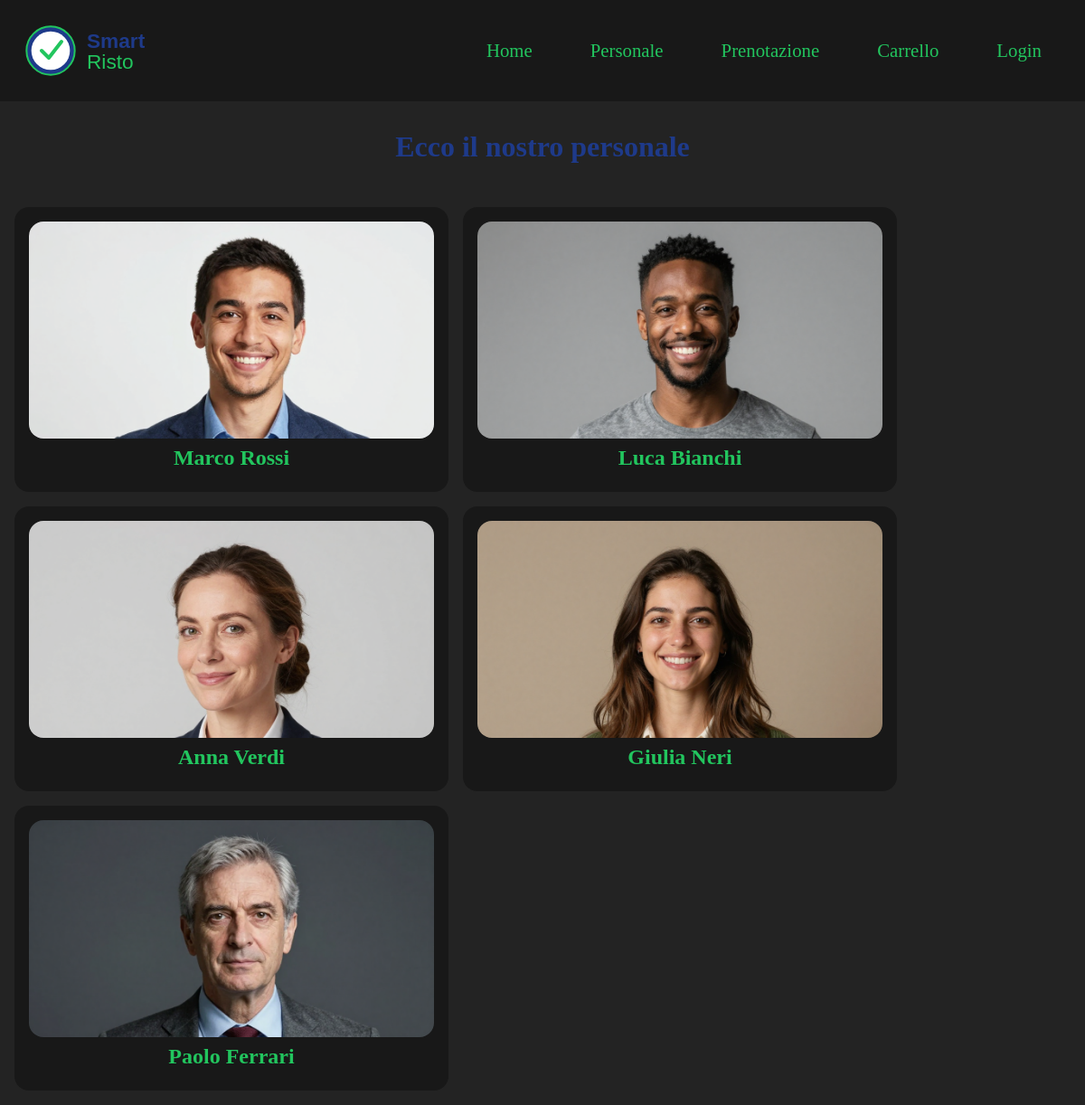
Page /sito/personale.php on the committed database.
### tables this page shows
CREATE TABLE Personale(
    IDPersonale INT(3) UNSIGNED ZEROFILL NOT NULL AUTO_INCREMENT PRIMARY KEY,
    Nome VARCHAR(30) NOT NULL,
    Cognome VARCHAR(30) NOT NULL,
    Turno ENUM("Pranzo", "Cena") NOT NULL,
    Stipendio FLOAT(6, 2) UNSIGNED NOT NULL,
    Immagine VARCHAR(8) NOT NULL,
    Indirizzo_Comune VARCHAR(30) NOT NULL, 
    Indirizzo_Via VARCHAR(30) NOT NULL,
    Indirizzo_Civico VARCHAR(6) NOT NULL,
    Indirizzo_CAP INT(5) UNSIGNED ZEROFILL NOT NULL,
    INDEX(IDPersonale)
);

### sito/personale.php (the view, shortened to what this page needs)
<?php
    try{
        include("inc/startConn.php");
?>
<html lang="it">
    <head>
        <link rel="stylesheet" href="css/style.css">
        <link rel="stylesheet" href="css/header.css">
        <link rel="stylesheet" href="css/card.css">
    </head>
    <body>
        <header>
            <img class="logo" src="img/smartristo_logo.svg" alt="Smart Risto">
            <ul class="menu">
                <li><a href="index.php">Home</a></li>
                <li><a href="personale.php">Personale</a></li>
                <li><a href="prenotazione.php">Prenotazione</a></li>
                <li><a href="carrello.php">Carrello</a></li>
                <li><a href="login.php">Login</a></li>
            </ul>
        </header>
        <h1 class="titoloPagina">Ecco il nostro personale</h1>
        <?php
            $sql = "SELECT * FROM personale ";
            $results = $conn->query($sql);
            if($results->rowCount() < 1){
                echo "<h1 class='titoloPagina'>Al momento non abbiamo nessun dipendente</h1>";
            }else{
                $tabella = $results->fetchAll(PDO::FETCH_ASSOC);
                echo "<div class='card-container'>";
                foreach($tabella as $personale){
                    echo "  <div class='card'>";
                    echo "      <img class='card-personale' src='img/personale/$personale[Immagine]'>";
                    echo "      <h2 class='card-titolo'>$personale[Nome] $personale[Cognome]</h2>";
                    echo "  </div>";
                }
                echo "</div>";
            }
        ?>
        <?php
            }catch(PDOException $e){
                echo "<h2 style='color:red; font-weight:bold'>".$e->getMessage()."</h2>";
            }
        ?>
    </body>
</html>

### sito/css/style.css (style rules this page uses)
:root { --nero: #181818; --nero-chiaro: #232323; --blu: #1e3a8a; --verde: #22c55e; --bianco: #ffffff; }
* { margin: 0; padding: 0; box-sizing: border-box; }
body { background: var(--nero-chiaro); }
body .titoloPagina { color: var(--blu); text-align: center; justify-content: center; padding: 2rem; }

### sito/css/header.css (style rules this page uses)
:root { --nero: #181818; --nero-chiaro: #232323; --blu: #1e3a8a; --verde: #22c55e; --bianco: #ffffff; }
header { background: var(--nero); position: sticky; padding: 1rem; width: 100%; display: flex; align-items: center; justify-content: space-between; }
header .logo { height: 5rem; }
header .menu { display: flex; flex-direction: row; justify-content: flex-end; align-items: center; border: none; }
header .menu a { color: var(--verde); border-radius: 1rem; padding: 2rem; font-size: 1.3rem; text-decoration: none; }
header .menu li { list-style: none; }

### sito/css/card.css (style rules this page uses)
:root { --nero: #181818; --nero-chiaro: #232323; --blu: #1e3a8a; --verde: #22c55e; --bianco: #ffffff; }
.card-container { display: flex; gap: 1rem; padding: 1rem; flex-wrap: wrap; }
.card { background: var(--nero); width: 30rem; border-radius: 1rem; padding: 1rem; align-items: center; }
.card-personale { width: 100%; height: 15rem; border-radius: 1rem; object-position: top; object-fit: cover; }
.card-titolo { color: var(--verde); text-align: center; padding: 0.5rem; }

### rows in the picture
personale: Immagine (picture), Nome "Marco", Cognome "Rossi"
personale: Immagine (picture), Nome "Luca", Cognome "Bianchi"
personale: Immagine (picture), Nome "Anna", Cognome "Verdi"
personale: Immagine (picture), Nome "Giulia", Cognome "Neri"
personale: Immagine (picture), Nome "Paolo", Cognome "Ferrari"
